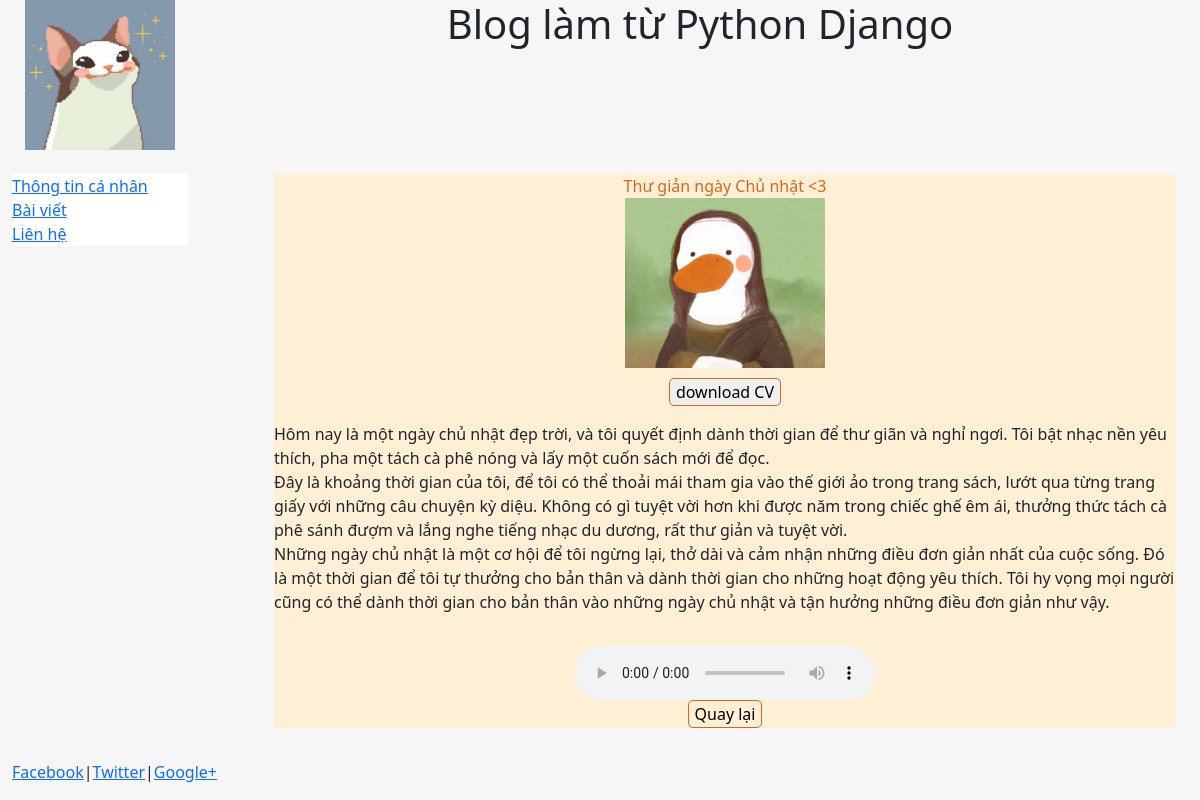
Page /blog/1/ on the committed database.
### blog/models.py (models this page shows, shortened)
class Post(models.Model):
    title = models.CharField(max_length=100)
    body = models.TextField()
    date = models.DateTimeField(auto_now_add=True)
    image = models.ImageField(null=True)
    audio = models.FileField(upload_to='media/music', null=True)

### blog/views.py (the view)
# urls.py: path('<int:id>/', views.post, name='post'),
def post(request, id):
    post = Post.objects.get(id= id)
    return render(request, 'blog/post.html', {'post': post})

### blog/templates/blog/post.html (shortened to what this page needs)
{% extends "page/base.html" %} {% block title %}{{post.title}}{% endblock %} {%
    block content %}{% block content %}
    <div class="col" style="margin-left: 50px; justify-content: center; align-items: center; display: flex; flex-direction: column; margin-bottom: 10px; background-color: #ffefd5"
    <h3 class="center">
    <a href="/blog/{{post.id}}/" style="text-decoration: none; color: chocolate">
    {{post.title}}
    </a>
    <a href="{{ post.image.url }}" download="{{ post.image.name }}">
        <center><img src="{{ post.image.url }}" width="200px" height="170px" style="object-fit: cover;" /></center>
        <center><button style="border: 1px solid chocolate; border-radius: 5px; margin-top: 10px" >download CV</button></center>
    </a>
    <p style="text-align: justify">
    {{post.body|safe|linebreaks}}
    </p>
    <audio src="{{post.audio.url}}" controls></audio>
    <a href="/blog/" style="justify-content: center; align-items: center; display: flex; text-decoration: none">
    <button style="border: 1px solid chocolate; background-color: #ffefd5; border-radius: 5px" >Quay lại</button>
    </a>
    </div>
    {% endblock %}

### myapp/templates/page/base.html (style rules this page uses)
html, body { height: 100%; background-color: #f6f6f6; }

### rows in the picture
Post: title "Thư giản ngày Chủ nhật <3", image (picture), body "Hôm nay là một ngày chủ nhật đẹp trời, và tôi quyết định dành thời gian để thư giãn và nghỉ ngơi. Tôi bật nhạc nền yêu thích, pha một tách cà phê nóng và lấy một cuốn sách mới để đọc. Đây là khoảng thời gian của tôi, để tôi có thể thoải mái tham gia vào thế giới ảo trong trang sách, lướt qua từng trang giấy với những câu chuyện kỳ diệu. Không có gì tuyệt vời hơn khi được năm trong chiếc ghế êm ái, thưởng thức tách cà phê sánh đượm và lắng nghe tiếng nhạc du dương, rất thư giản và tuyệt vời. Những ngày chủ nhật là một cơ hội để tôi ngừng lại, thở dài và cảm nhận những điều đơn giản nhất của cuộc sống. Đó là một thời gian để tôi tự thưởng cho bản thân và dành thời gian cho những hoạt động yêu…"
